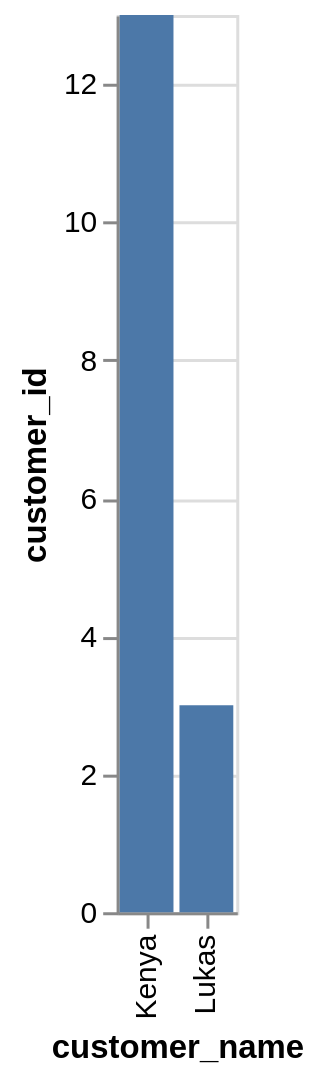

Describe this chart as a Vega-Lite specification.
### Vega-Lite specification from a JSON file in a GitHub repository (floating-point values rounded to 4 significant figures)
{"data": {"values": [{"x_data": "Lukas", "y_data": 3}, {"x_data": "Kenya", "y_data": 13}]}, "mark": "bar", "encoding": {"x": {"field": "x_data", "type": "nominal", "title": "customer_name", "sort": "ascending"}, "y": {"field": "y_data", "type": "quantitative", "title": "customer_id"}}}
